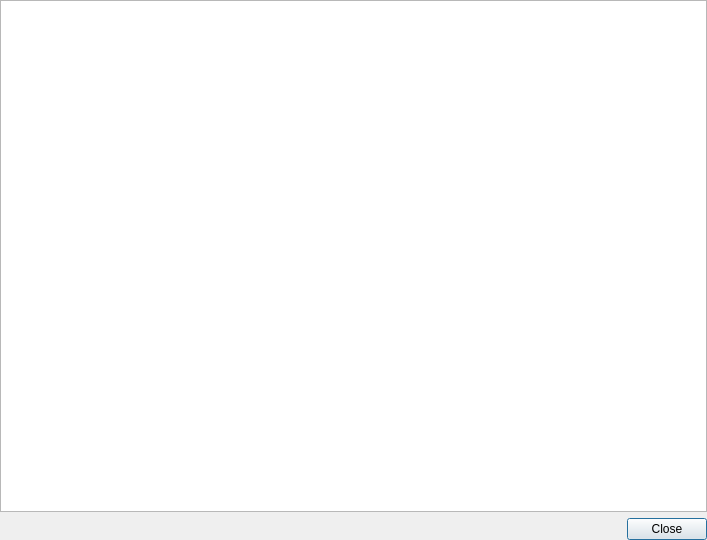
<?xml version="1.0" encoding="UTF-8"?>
<ui version="4.0">
 <class>TableViewDialog</class>
 <widget class="QDialog" name="TableViewDialog">
  <property name="geometry">
   <rect>
    <x>0</x>
    <y>0</y>
    <width>707</width>
    <height>540</height>
   </rect>
  </property>
  <property name="windowTitle">
   <string>OpenALAQS - Results</string>
  </property>
  <layout class="QVBoxLayout" name="verticalLayout_3">
   <property name="margin">
    <number>0</number>
   </property>
   <item>
    <widget class="QTableWidget" name="data_table"/>
   </item>
   <item>
    <layout class="QHBoxLayout" name="horizontalLayout">
     <item>
      <spacer name="horizontalSpacer">
       <property name="orientation">
        <enum>Qt::Horizontal</enum>
       </property>
       <property name="sizeType">
        <enum>QSizePolicy::Expanding</enum>
       </property>
       <property name="sizeHint" stdset="0">
        <size>
         <width>40</width>
         <height>20</height>
        </size>
       </property>
      </spacer>
     </item>
     <item>
      <widget class="QDialogButtonBox" name="buttonBox">
       <property name="sizePolicy">
        <sizepolicy hsizetype="Fixed" vsizetype="Minimum">
         <horstretch>0</horstretch>
         <verstretch>0</verstretch>
        </sizepolicy>
       </property>
       <property name="orientation">
        <enum>Qt::Horizontal</enum>
       </property>
       <property name="standardButtons">
        <set>QDialogButtonBox::Close</set>
       </property>
       <property name="centerButtons">
        <bool>false</bool>
       </property>
      </widget>
     </item>
    </layout>
   </item>
  </layout>
 </widget>
 <resources/>
 <connections>
  <connection>
   <sender>buttonBox</sender>
   <signal>rejected()</signal>
   <receiver>TableViewDialog</receiver>
   <slot>reject()</slot>
   <hints>
    <hint type="sourcelabel">
     <x>316</x>
     <y>260</y>
    </hint>
    <hint type="destinationlabel">
     <x>286</x>
     <y>274</y>
    </hint>
   </hints>
  </connection>
  <connection>
   <sender>buttonBox</sender>
   <signal>accepted()</signal>
   <receiver>TableViewDialog</receiver>
   <slot>accept()</slot>
   <hints>
    <hint type="sourcelabel">
     <x>248</x>
     <y>254</y>
    </hint>
    <hint type="destinationlabel">
     <x>157</x>
     <y>274</y>
    </hint>
   </hints>
  </connection>
 </connections>
</ui>
